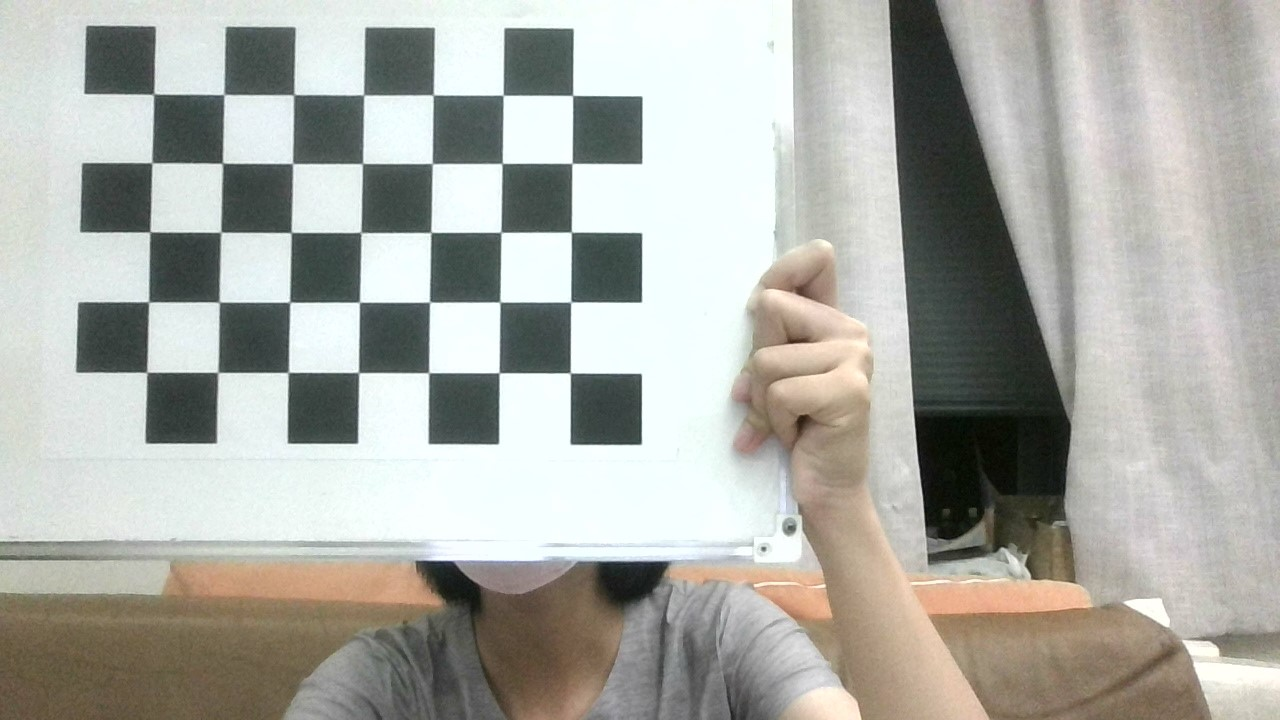
#> input picture YOLOv8/camera_calibration/Image/image_1.jpg, 1280 x 720 px
$ python camera_calibration3.py
#> lines starting #> are read from the running program, lines starting #| are printed output that depends on the picture; after the words box and inside, x2 and y2 are one past the last pixel; in counts of white or black regions, pixels touching at a corner belong together
#未使用
# -*- coding: cp936 -*-
import cv2
import numpy as np
import glob

# 设置寻找亚像素角点的参数，采用的停止准则是最大循环次数30和最大误差容限0.001
criteria = (cv2.TERM_CRITERIA_EPS + cv2.TERM_CRITERIA_MAX_ITER, 30, 0.001)

# 获取标定板角点的位置
objp = np.zeros((4*6,3), np.float32)
objp[:,:2] = np.mgrid[0:6,0:4].T.reshape(-1,2)  # 将世界坐标系建在标定板上，所有点的Z坐标全部为0，所以只需要赋值x和y

obj_points = []  # 存储3D点
img_points = []  # 存储2D点

images = glob.glob("D:\camera_calibration\Image\image_1.jpg")
i=0
for fname in images:
    img = cv2.imread(fname)
#> img is the input picture: shape (720, 1280, 3); mean B, G, R 165.9, 172.2, 171.3
    gray = cv2.cvtColor(img, cv2.COLOR_BGR2GRAY)
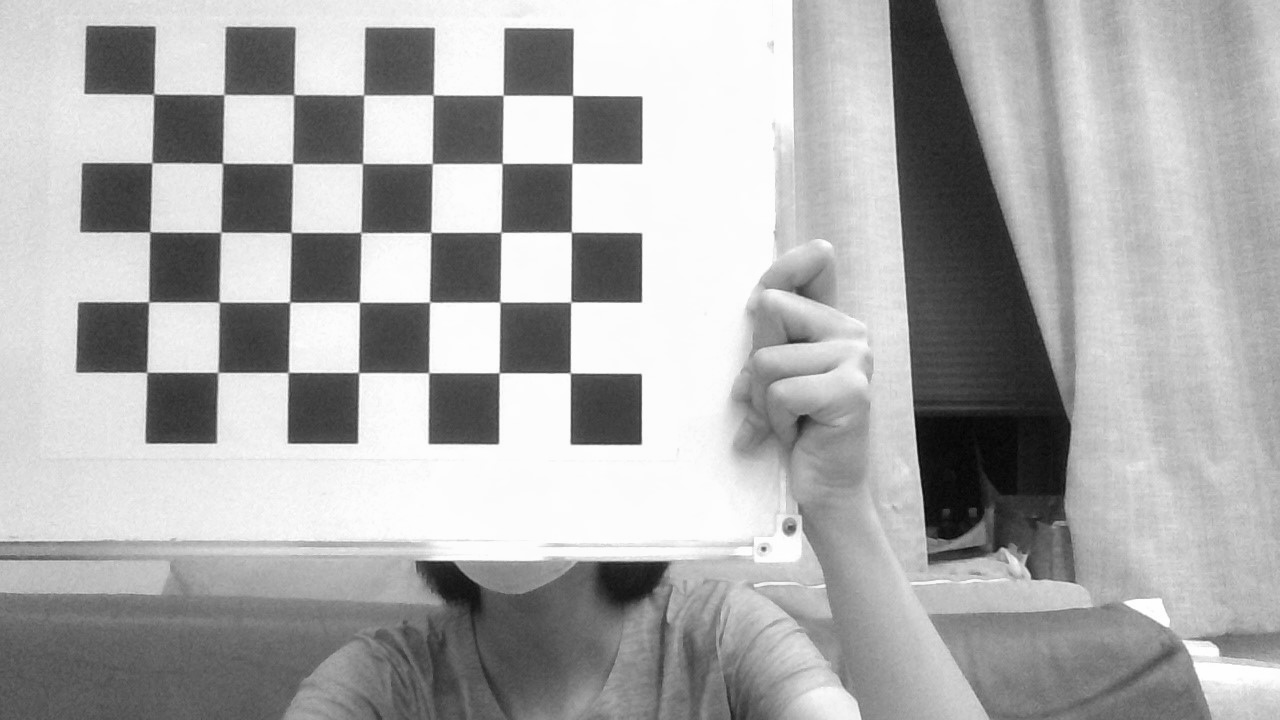
#> gray: shape (720, 1280); min 2, max 255, mean 171.2
    size = gray.shape[::-1]
#> size = (1280, 720)
    ret, corners = cv2.findChessboardCorners(gray, (7, 5), None)
#> ret = True; corners = 35 rows, first 8: [153.5, 95], [223.7, 94.48], [294.8, 94.02], [363.7, 94.95], [433, 95.13], [503.2, 95.3], [572.3, 95.75], [151.3, 162.6]
    #print(corners)

    if ret:

        obj_points.append(objp)

        corners2 = cv2.cornerSubPix(gray, corners, (5, 5), (-1, -1), criteria)  # 在原角点的基础上寻找亚像素角点
#> corners2 = 35 rows, first 8: [153.5, 94.01], [223.9, 94.45], [293.8, 94.67], [363.6, 94.97], [433.2, 94.96], [503.2, 95.23], [572.6, 95.41], [151.9, 162.7]
        #print(corners2)
        if [corners2]:
            img_points.append(corners2)
        else:
            img_points.append(corners)

        cv2.drawChessboardCorners(img, (7, 5), corners, ret)  # 记住，OpenCV的绘制函数一般无返回值
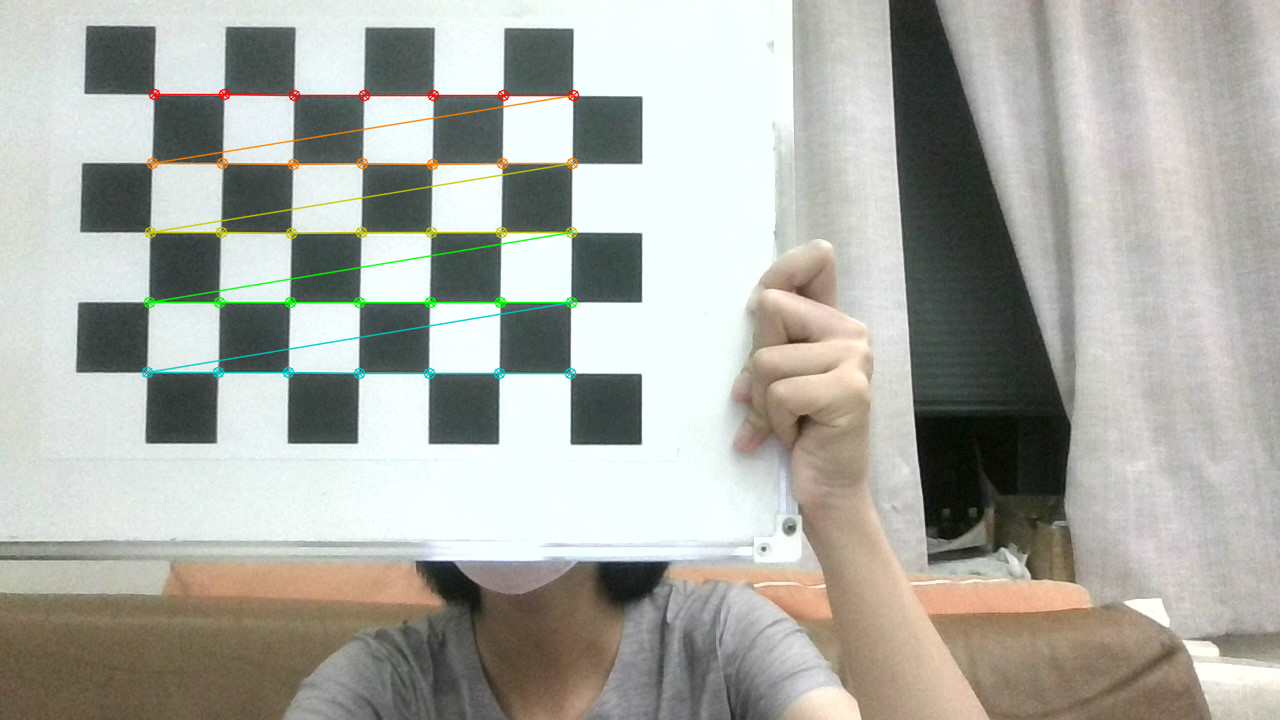
#> img: shape (720, 1280, 3); 1.54% of pixels changed, all inside (x1, y1, x2, y2) = (141, 88, 580, 380)
        i+=1
        cv2.imwrite('conimg'+str(i)+'.jpg', img)
        cv2.waitKey(4000)

print(len(img_points))
#| 1
cv2.destroyAllWindows()

# 标定
#> (the run stopped early here; a loop or call above may not have finished)

$ run again, with YOLOv8/camera_calibration/Image/image_10.jpg copied over YOLOv8/camera_calibration/Image/image_1.jpg
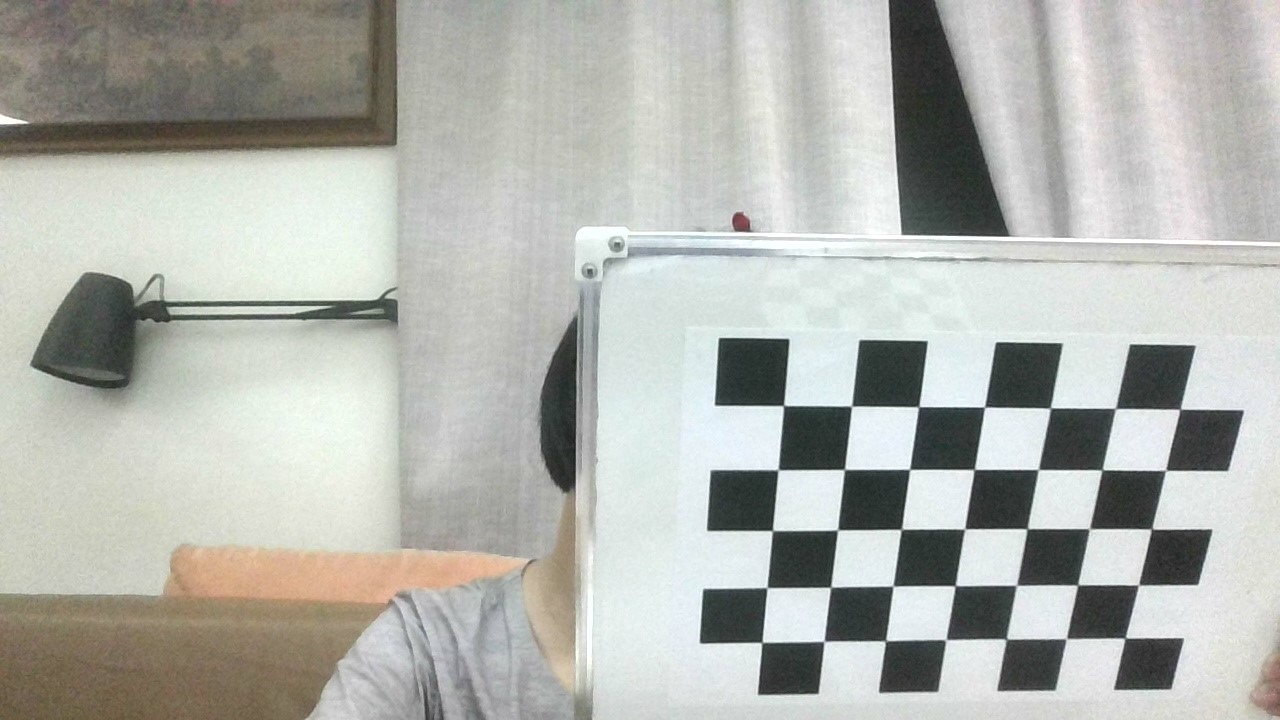
#> input picture YOLOv8/camera_calibration/Image/image_10.jpg, 1280 x 720 px
#> img is the input picture: shape (720, 1280, 3); mean B, G, R 174.3, 179.9, 178.2
#> `gray = cv2.cvtColor(img, cv2.COLOR_BGR2GRAY)`:
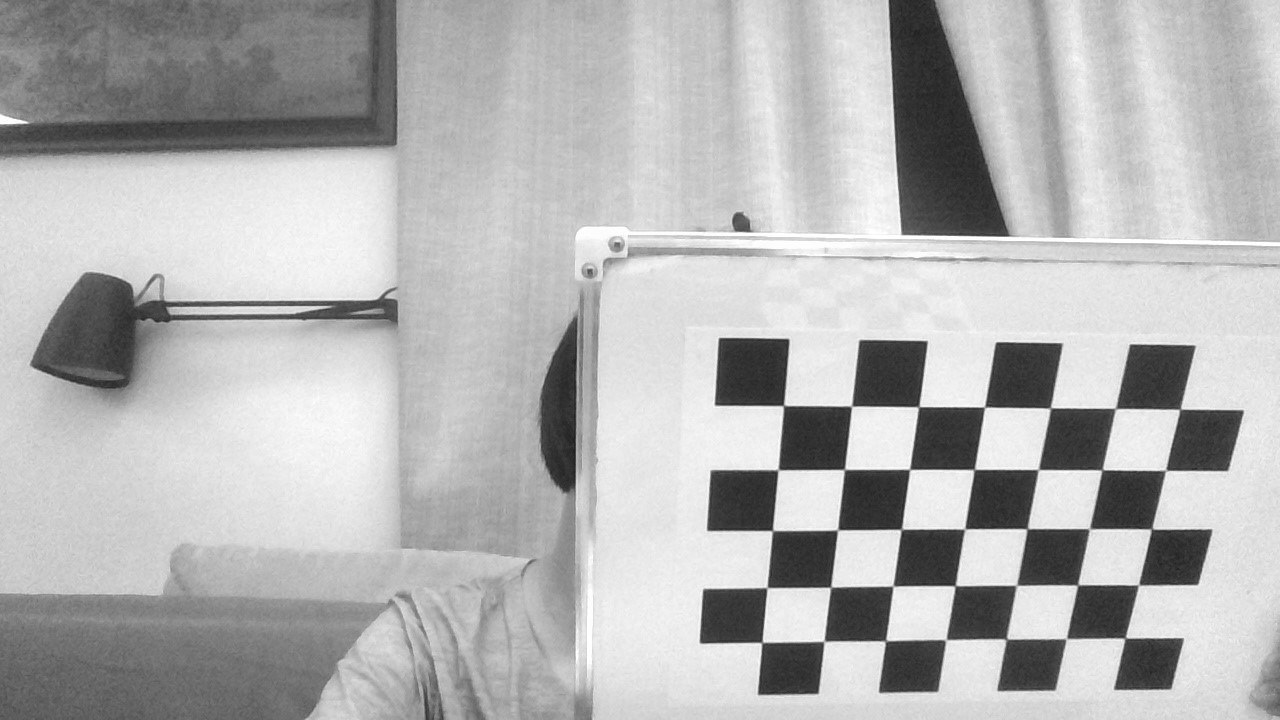
#> gray: shape (720, 1280); min 29, max 255, mean 178.8
#> ret = True; corners = 35 rows, first 8: [783.5, 405.3], [851.3, 406.3], [918.7, 406.9], [984.5, 407.2], [1050.3, 407.7], [1115.3, 408.6], [1179.9, 409.3], [778.4, 469.2]
#> corners2 = 35 rows, first 8: [783.5, 405.5], [851.5, 406.3], [918.7, 406.7], [984.6, 407.1], [1050.3, 407.9], [1115.5, 408.5], [1179.9, 409.3], [778, 469.7]
#> `cv2.drawChessboardCorners(img, (7, 5), corners, ret)`:
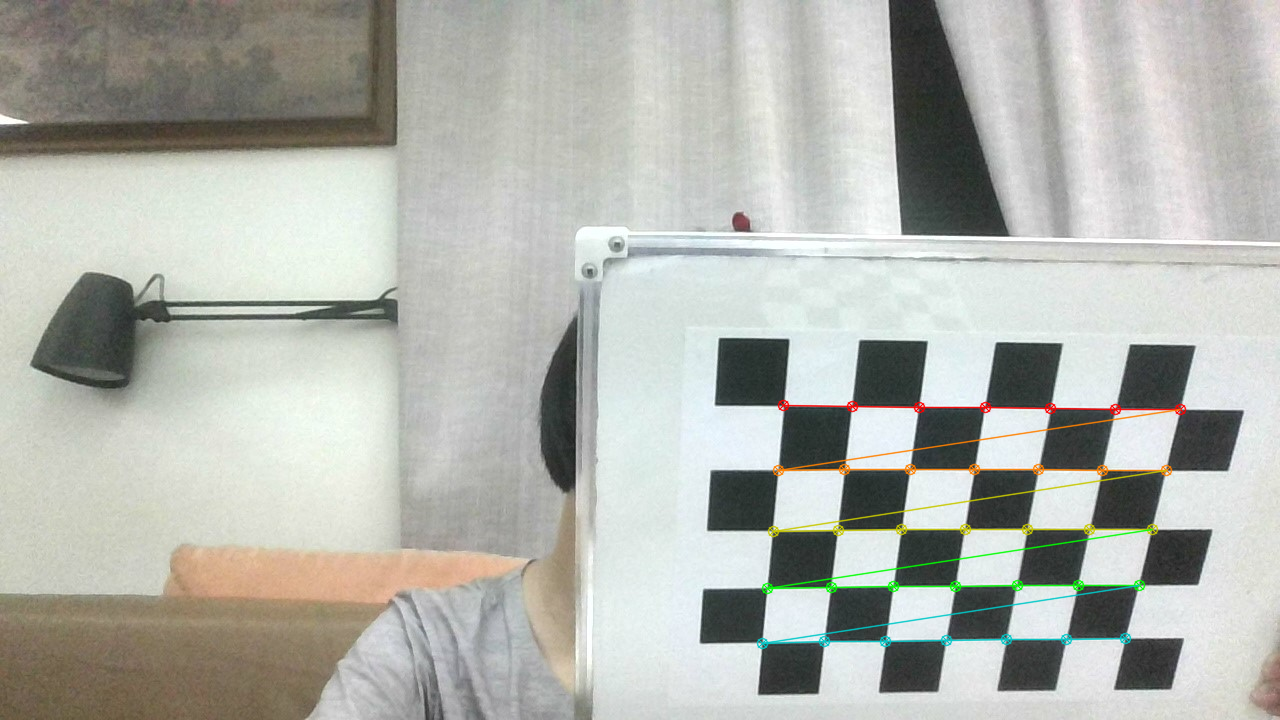
#> img: shape (720, 1280, 3); 1.43% of pixels changed, all inside (x1, y1, x2, y2) = (756, 399, 1187, 650)
#| 1

$ run again, with YOLOv8/camera_calibration/Image/image_11.jpg copied over YOLOv8/camera_calibration/Image/image_1.jpg
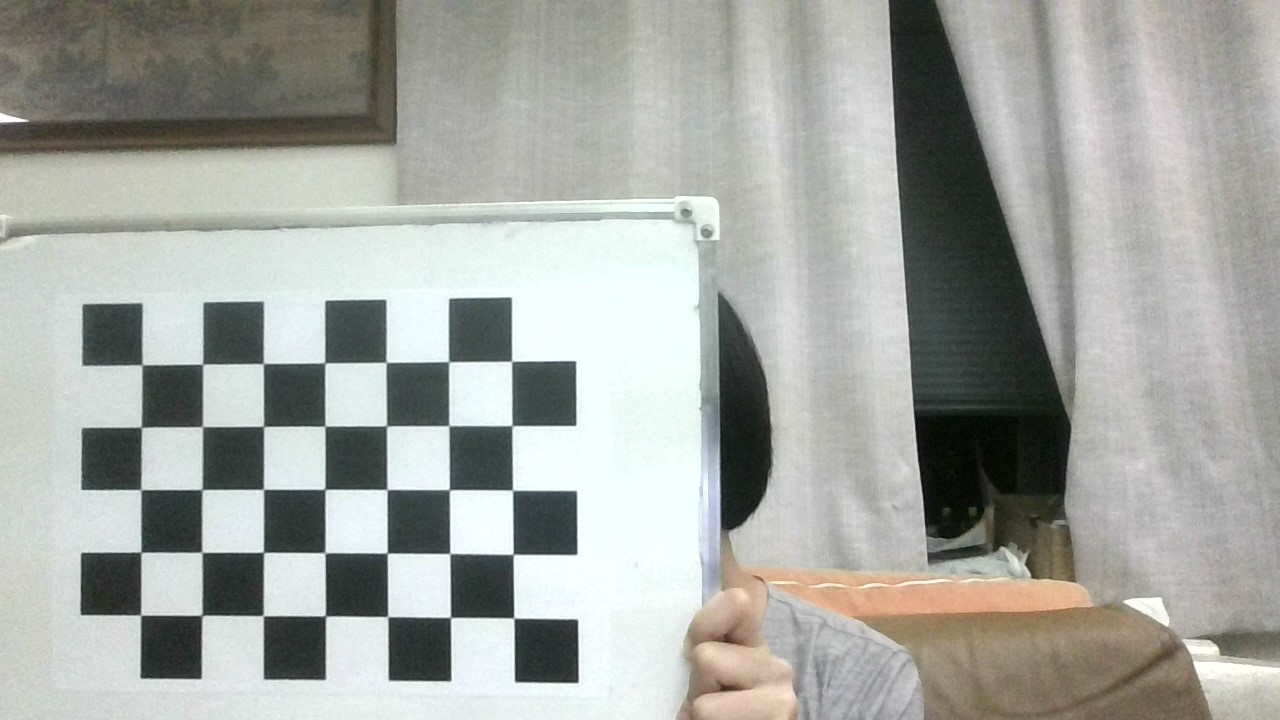
#> input picture YOLOv8/camera_calibration/Image/image_11.jpg, 1280 x 720 px
#> img is the input picture: shape (720, 1280, 3); mean B, G, R 161.2, 166.5, 163.7
#> `gray = cv2.cvtColor(img, cv2.COLOR_BGR2GRAY)`:
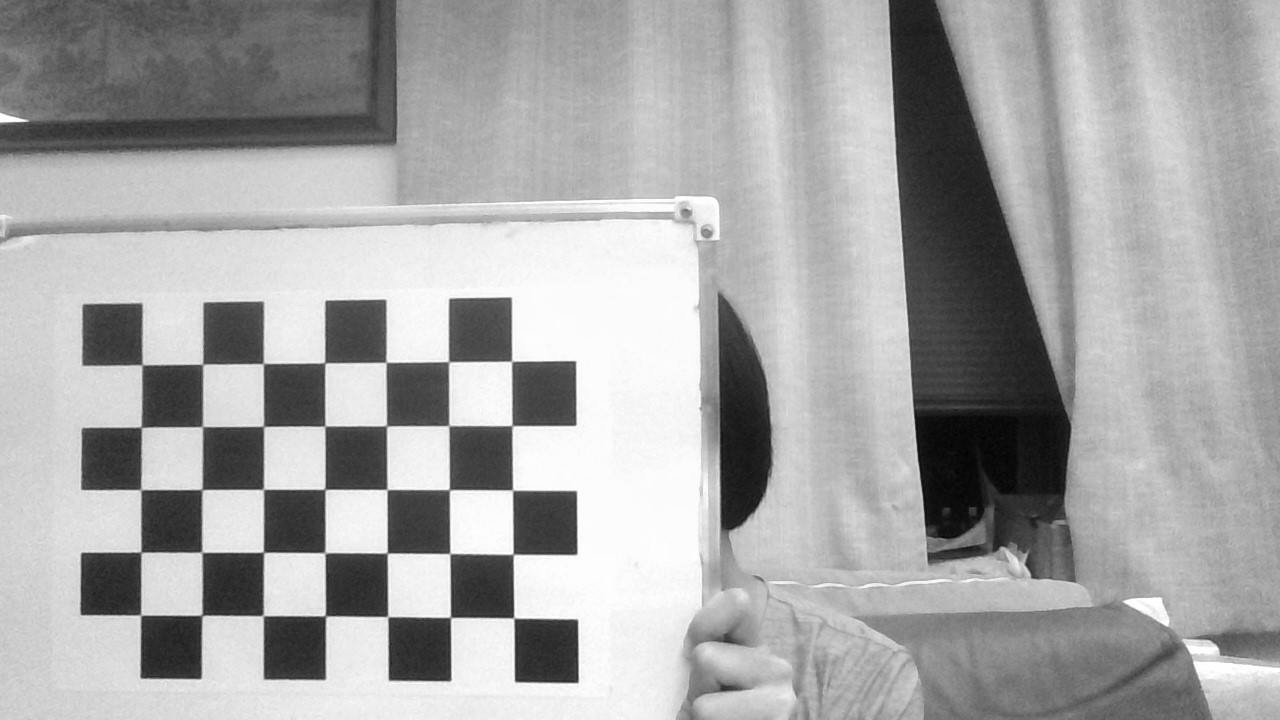
#> gray: shape (720, 1280); min 2, max 255, mean 165
#> ret = True; corners = 35 rows, first 8: [142.1, 364.8], [202.7, 364.4], [263.2, 363.4], [324.7, 362.8], [386.3, 362.2], [448.8, 361.7], [511.5, 361.1], [140.7, 427.3]
#> corners2 = 35 rows, first 8: [142, 364.8], [202.6, 364.3], [263.3, 363.5], [324.8, 362.7], [386.2, 362.3], [448.7, 361.7], [511.6, 361.3], [141.2, 427.3]
#> `cv2.drawChessboardCorners(img, (7, 5), corners, ret)`:
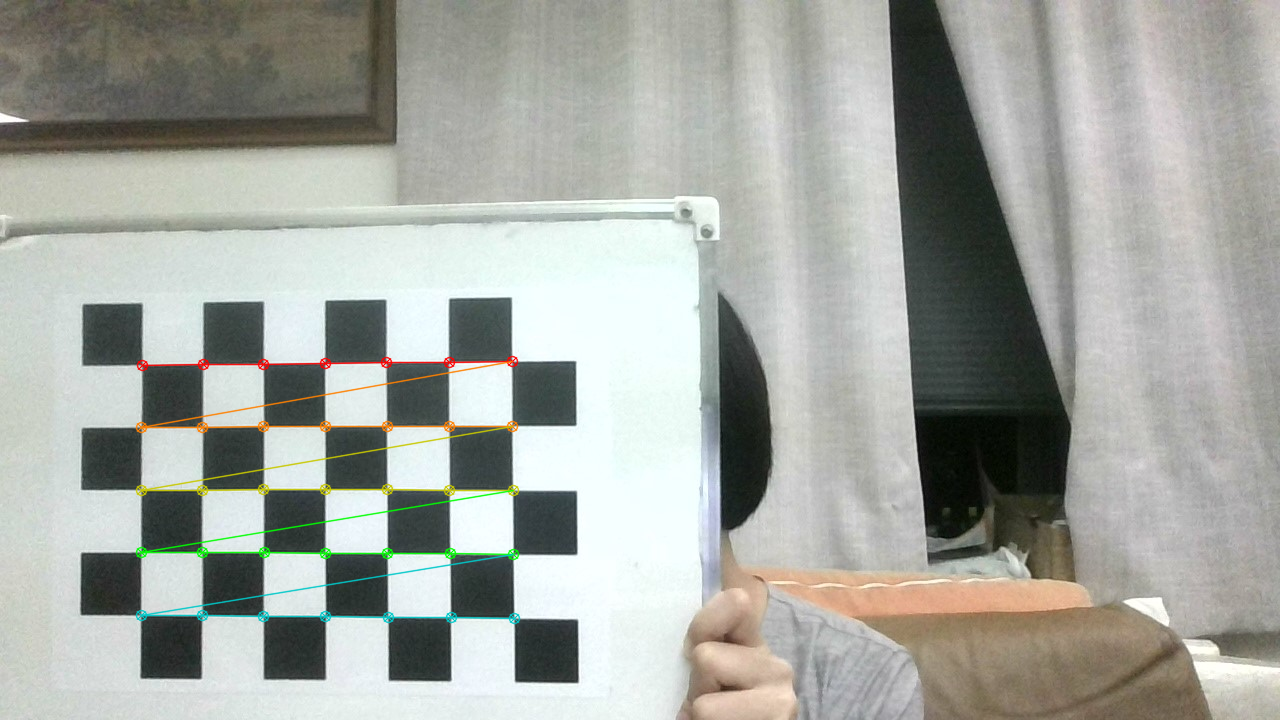
#> img: shape (720, 1280, 3); 1.4% of pixels changed, all inside (x1, y1, x2, y2) = (135, 355, 521, 625)
#| 1
